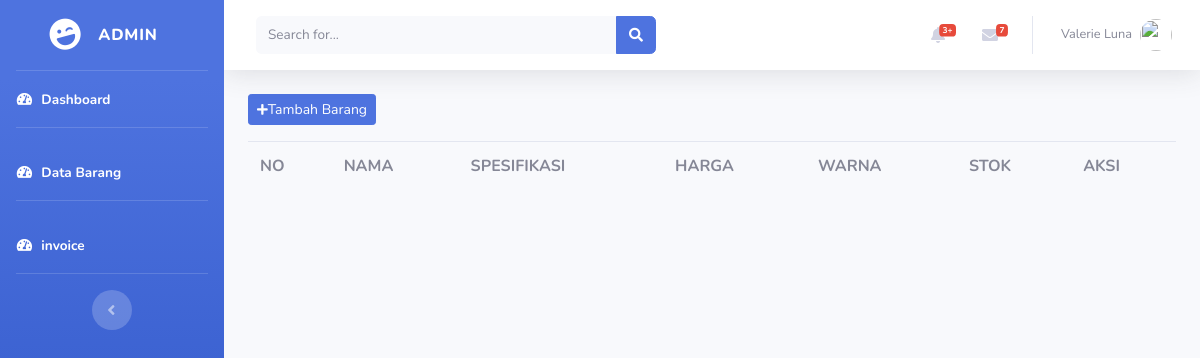
Before: /index.php/admin/databarang with the older database file.
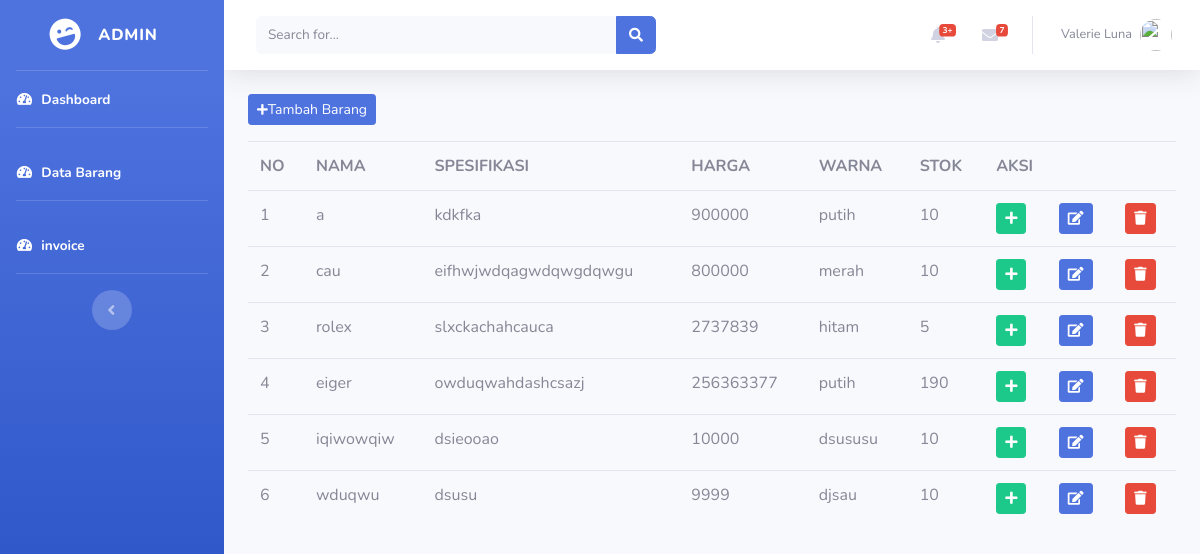
After: the same page with the newer database file.
### tables this page shows
CREATE TABLE `tb_barang` (
  `id` int(11) NOT NULL,
  `nama_produk` varchar(60) NOT NULL,
  `spesifikasi_produk` varchar(200) NOT NULL,
  `harga_produk` int(11) NOT NULL,
  `warna_produk` varchar(50) NOT NULL,
  `stok` int(11) NOT NULL,
  `gambar` text NOT NULL
);

### application/controllers/admin/Databarang.php (called while the page is built, shortened)
<?php
class Databarang extends CI_Controller {
	public function index()
	{
		$data['barang']= $this->model_barang->tampil_data()->result();
			$this->load->view('templates/admin_header',);
			$this->load->view('templates/admin_menubar',);
			$this->load->view('admin/databarang', $data);
			$this->load->view('templates/admin_footer');
	}
}

### index.php (called while the page is built, shortened)
<?php
require_once BASEPATH.'core/CodeIgniter.php';

### application/models/model_barang.php (called while the page is built, shortened)
<?php
class Model_barang extends CI_Model {
	public function tampil_data(){
		return $this->db->get('tb_barang');
	}
}

### application/views/admin/databarang.php (the view, shortened to what this page needs)
<div class="container-fluid">
	<button class="btn btn-sm btn-primary mb-3" data-toggle="modal" data-target="#tambahbarang" ><i class="fas fa-plus fa-sm"></i>Tambah Barang</button>
	<table class="table table-border">
		<tr>
			<th>NO</th>
			<th>NAMA</th>
			<th>SPESIFIKASI</th>
			<th>HARGA</th>
			<th>WARNA</th>
			<th>STOK</th>
			<th colspan="3">AKSI</th>
		</tr>
		<?php $no= 0;
		foreach ($barang as $brg) :?>
		<tr>
			<td><?= ++$no ?></td>
			<td><?= $brg->nama_produk ?></td>
			<td><?= $brg->spesifikasi_produk ?></td>
			<td><?= $brg->harga_produk ?></td>
			<td><?= $brg->warna_produk ?></td>
			<td><?= $brg->stok ?></td>
			<td><div class="btn btn-success btn-sm"><i class="fas fa-plus"></i></i></div></td>
			<td><div class="btn btn-primary btn-sm"><i class="fas fa-edit"></i></i></div></td>
			<td><div class="btn btn-danger btn-sm"><i class="fas fa-trash"></i></i></div></td>
		</tr>
		<?php  endforeach; ?>
	</table>
</div>

### application/views/templates/admin_header.php (shortened to what this page needs)
<!DOCTYPE html>
<html lang="en">
<head>
  <link href="<?= base_url('assets/'); ?>vendor/fontawesome-free/css/all.min.css" rel="stylesheet" type="text/css">
  <link href="<?= base_url('assets/'); ?>css/sb-admin-2.min.css" rel="stylesheet">
</head>

### application/views/templates/admin_menubar.php (shortened to what this page needs)
<body id="page-top">
  <div id="wrapper">
    <ul class="navbar-nav bg-gradient-primary sidebar sidebar-dark accordion" id="accordionSidebar">
      <a class="sidebar-brand d-flex align-items-center justify-content-center" href="index.html">
        <div class="sidebar-brand-icon rotate-n-15">
          <i class="fas fa-laugh-wink"></i>
        </div>
        <div class="sidebar-brand-text mx-3">ADMIN</div>
      </a>
      <hr class="sidebar-divider my-0">
      <li class="nav-item active">
        <a class="nav-link" href="<?= base_url('admin/dashboard') ?>">
          <i class="fas fa-fw fa-tachometer-alt"></i>
          <span>Dashboard</span></a>
      </li>
      <hr class="sidebar-divider">
      <li class="nav-item active">
        <a class="nav-link" href="<?= base_url('admin/databarang') ?>">
          <i class="fas fa-fw fa-tachometer-alt"></i>
          <span>Data Barang</span></a>
      </li>
      <hr class="sidebar-divider">
      <li class="nav-item active">
        <a class="nav-link" href="<?= base_url('admin/invoice') ?>">
          <i class="fas fa-fw fa-tachometer-alt"></i>
          <span>invoice</span></a>
      </li>
      <hr class="sidebar-divider d-none d-md-block">
      <div class="text-center d-none d-md-inline">
        <button class="rounded-circle border-0" id="sidebarToggle"></button>
      </div>
    </ul>
    <div id="content-wrapper" class="d-flex flex-column">
      <div id="content">
        <nav class="navbar navbar-expand navbar-light bg-white topbar mb-4 static-top shadow">
          <form class="d-none d-sm-inline-block form-inline mr-auto ml-md-3 my-2 my-md-0 mw-100 navbar-search">
            <div class="input-group">
              <input type="text" class="form-control bg-light border-0 small" placeholder="Search for..." aria-label="Search" aria-describedby="basic-addon2">
              <div class="input-group-append">
                <button class="btn btn-primary" type="button">
                  <i class="fas fa-search fa-sm"></i>
                </button>
              </div>
            </div>
          </form>
          <ul class="navbar-nav ml-auto">
            <li class="nav-item dropdown no-arrow mx-1">
              <a class="nav-link dropdown-toggle" href="#" id="alertsDropdown" role="button" data-toggle="dropdown" aria-haspopup="true" aria-expanded="false">
                <i class="fas fa-bell fa-fw"></i>
                <span class="badge badge-danger badge-counter">3+</span>
              </a>
            </li>
            <li class="nav-item dropdown no-arrow mx-1">
              <a class="nav-link dropdown-toggle" href="#" id="messagesDropdown" role="button" data-toggle="dropdown" aria-haspopup="true" aria-expanded="false">
                <i class="fas fa-envelope fa-fw"></i>
                <span class="badge badge-danger badge-counter">7</span>
              </a>
            </li>
            <li class="nav-item dropdown no-arrow">
              <a class="nav-link dropdown-toggle" href="#" id="userDropdown" role="button" data-toggle="dropdown" aria-haspopup="true" aria-expanded="false">
                <span class="mr-2 d-none d-lg-inline text-gray-600 small">Valerie Luna</span>
                <img class="img-profile rounded-circle" src="https://source.unsplash.com/QAB-WJcbgJk/60x60">
              </a>
            </li>
          </ul>
        </nav>

### application/views/templates/admin_footer.php (shortened to what this page needs)
</body>
</html>

Changed rows visible on the page:
added tb_barang: nama_produk "a", spesifikasi_produk "kdkfka", harga_produk "900000", warna_produk "putih", stok "10"
added tb_barang: nama_produk "cau", spesifikasi_produk "eifhwjwdqagwdqwgdqwgu", harga_produk "800000", warna_produk "merah", stok "10"
added tb_barang: nama_produk "rolex", spesifikasi_produk "slxckachahcauca", harga_produk "2737839", warna_produk "hitam", stok "5"
added tb_barang: nama_produk "eiger", spesifikasi_produk "owduqwahdashcsazj", harga_produk "256363377", warna_produk "putih", stok "190"
added tb_barang: nama_produk "iqiwowqiw", spesifikasi_produk "dsieooao", harga_produk "10000", warna_produk "dsususu", stok "10"
added tb_barang: nama_produk "wduqwu", spesifikasi_produk "dsusu", harga_produk "9999", warna_produk "djsau", stok "10"
